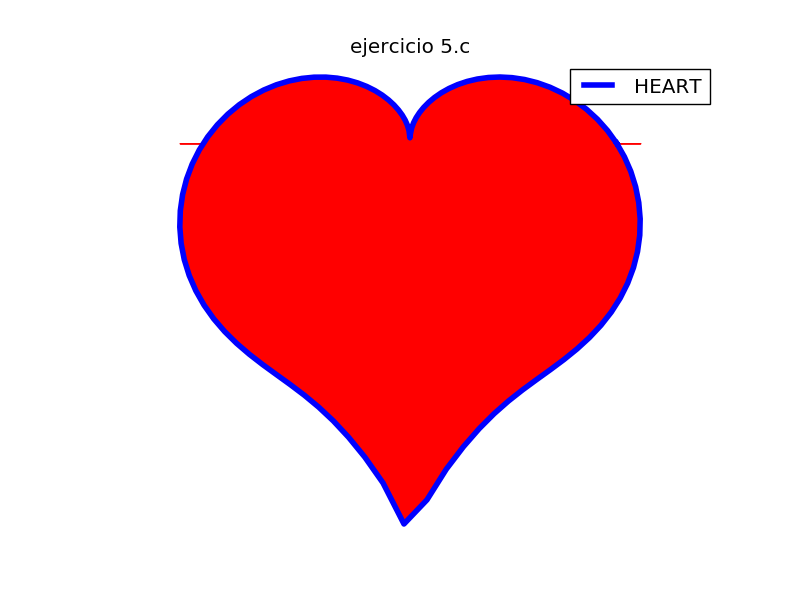

This figure's Python source:
#MARTHA ELENA NIEVES MORA
#LABORATORIO 3B
#EJERCICIO 5c



import matplotlib.pyplot as plt
import numpy as np
import math

x=np.linspace(0,2*math.pi,100)
r=2-2*np.sin(x)+np.sin(x)*(np.sqrt(np.absolute(np.cos(x))))/(np.sin(x)+1.4)
y=r*np.cos(x)
z=r*np.sin(x)
plt.plot(y,z, linewidth=4, color='b', label='HEART')
plt.legend()
plt.title('ejercicio 5.c')
plt.xlabel('tiempo')
plt.ylabel('cm')
plt.fill_between(y,z,color='r')
plt.axis('equal')
plt.axis('off')
plt.grid(True)
plt.show()
